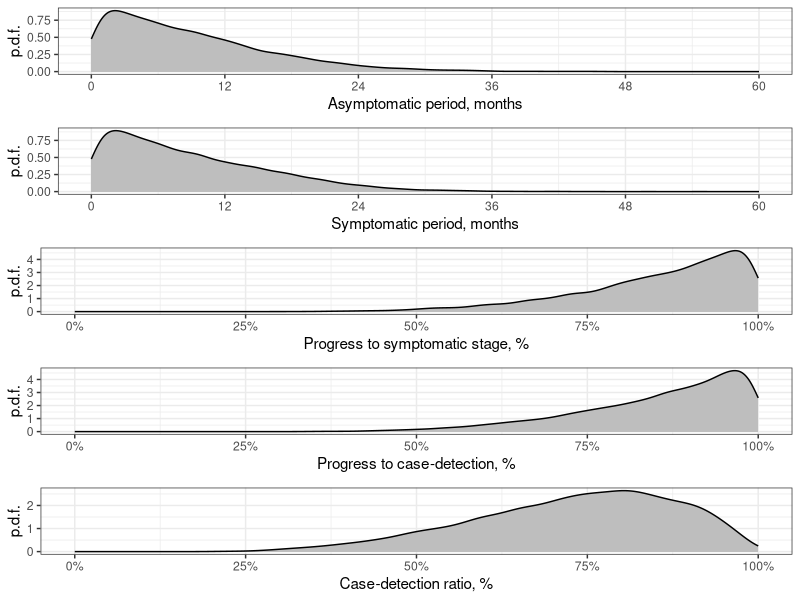

This chart was generated by the following R code:
library(ggplot2)
library(tidyverse)
library(ggpubr)

theme_set(theme_bw() + theme(text = element_text(family = "sans")))

ext <- glue::as_glue(".png")


n_iter <- 1E4

prior <- tibble(
  prv0 = runif(n_iter, 0, 1),
  r_det = 1 / rgamma(n_iter, 1, 1),
  r_sym = 1 / rgamma(n_iter, 1, 1),
  r_sc = runif(n_iter, 0.1, 0.3)
) %>%
  mutate(
    ra = r_sc + 0.002,
    rs = r_sc + 0.002,
    
    a0 = rs + r_det,
    s0 = r_sym,

    pra = a0 / (a0 + s0),
    prs = s0 / (a0 + s0),
    prva = prv0 * pra,
    prvs = prv0 * prs,
    nr = prvs * r_det,
    inc = (ra * pra + (rs + r_det) * prs) * prv0,
    cdr = nr / inc,
    dura = 1 / (ra + r_sym),
    durs = 1 / (rs + r_det),
    GapA = r_sym * dura,
    GapS = r_det * durs
  )



gs <- list()

gs$g_cdr <- prior %>%
  ggplot() +  
  geom_density(aes(x = cdr), fill = "grey") +
  scale_x_continuous("Case-detection ratio, %", limits = c(0, 1), labels = scales::percent) +
  scale_y_continuous("p.d.f.")

gs$g_dura <- prior %>%
  ggplot() +  
  geom_density(aes(x = dura), fill = "grey") +
  scale_x_continuous("Asymptomatic period, months", labels = function(x) x * 12, limits = c(0, 5)) +
  scale_y_continuous("p.d.f.")

gs$g_durs <- prior %>%
  ggplot() +  
  geom_density(aes(x = durs), fill = "grey") +
  scale_x_continuous("Symptomatic period, months", labels = function(x) x * 12, limits = c(0, 5)) +
  scale_y_continuous("p.d.f.")

gs$g_gapa <- prior %>%
  ggplot() +  
  geom_density(aes(x = GapA), fill = "grey") +
  scale_x_continuous("Progress to symptomatic stage, %", limits = c(0, 1), labels = scales::percent) +
  scale_y_continuous("p.d.f.")

gs$g_gaps <- prior %>%
  ggplot() +  
  geom_density(aes(x = GapS), fill = "grey") +
  scale_x_continuous("Progress to case-detection, %", limits = c(0, 1), labels = scales::percent) +
  scale_y_continuous("p.d.f.")


gs$g_bind <- ggarrange(
  gs$g_dura, gs$g_durs,
  gs$g_gapa, gs$g_gaps,
  gs$g_cdr,
  nrow = 5
)


ggsave(plot = gs$g_bind, "docs/figs/Prior" + ext, width = 6, height = 7)

